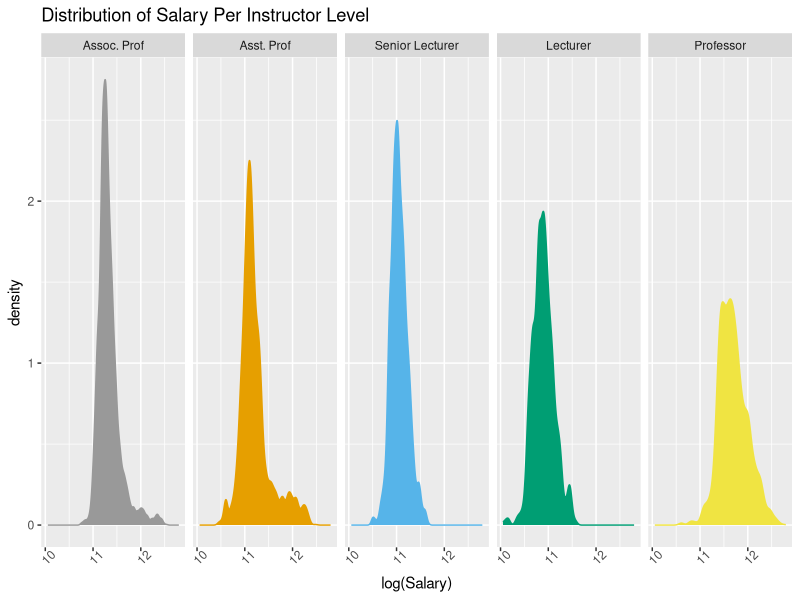
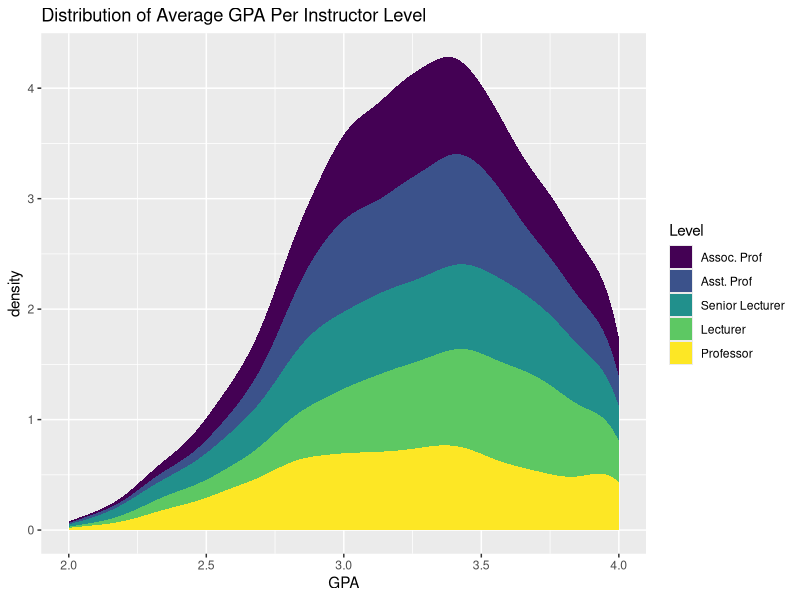

Write the R code that produced these figures, in order. (Note: this script raises an error after producing the figures.)
## ---- chunk 1
knitr::opts_chunk$set(echo = TRUE)

# library
library(tidyverse)
library(viridis)
library(broom)
library(MASS)
library(mgcv)
library(GGally)

# read in data + edits
df <- read.csv("master_file.csv")
depts <- read.csv("dept.csv")
df <- df %>%
  filter(gpaAverage >= 2) %>%
  filter(Course < 400) %>%
  mutate(
    Class = recode_factor(Class,"Associate Professor" = "Assoc. Prof", "Assistant Professor" = "Asst. Prof"),
    Level = round(Course,digits=-2)
  ) %>%
  filter(Level > 0) %>%
  inner_join(depts) %>% 
  dplyr::select(c(Name,Category,Class,nStudents,Salary,Year,gpaAverage,Level))
cb_palette = c("#999999", "#E69F00", "#56B4E9", "#009E73", "#F0E442", "#0072B2", "#D55E00", "#CC79A7")
## ---- chunk 2
ggplot(df,aes(x=log(Salary),fill=Class,color=Class)) +
  geom_density() + 
  facet_grid(~Class) +
  scale_color_manual(values=cb_palette) + 
  scale_fill_manual(values=cb_palette) + 
  theme(legend.position = "None",axis.text.x = element_text(angle = 45)) +
  ggtitle("Distribution of Salary Per Instructor Level")
  
ggplot(df,aes(x=gpaAverage,fill=Class)) + 
  stat_density() +
  scale_fill_viridis_d()  +
  ggtitle("Distribution of Average GPA Per Instructor Level") +
  xlab("GPA") + 
  labs(fill = "Level")

qplot(df$Level,stat="count",fill=df$Class,binwidth=40) +
  ggtitle("Instructor Breakdown by Course Levels") +
  xlab("Course Level") + 
  ylab("counts") + 
  scale_fill_viridis_d() +
  labs(fill = "Level")

ggplot(df,aes(x=Class,fill=Category)) + 
 stat_count() +
 scale_fill_manual(values=cb_palette) + 
 ggtitle("Breakdown of Departments and Instructor Type") +
 labs(fill = "Departments") +
 xlab("Instructor Level")
## ---- chunk 3
g1 <- df %>%
  group_by(Class,Year,Category,Level) %>%
  summarize(aveGPA=mean(gpaAverage),aveSalary=mean(Salary),sumStudents=sum(nStudents)) %>%
  ggplot(aes(x=aveGPA,y=log(aveSalary),color=sumStudents)) + 
  geom_point(size=2) +
  scale_color_viridis_c() +
  geom_smooth(method="rlm",se=FALSE,color="black") +
  ggtitle("Relationship Between GPA and Log of Salary and Number of Students") +
  xlab("GPA") +
  ylab("Log Salary") +
  facet_wrap(~Year)
g1
## ---- chunk 4
g2 <- df %>%
  group_by(Year) %>%
  summarise(aveGPA=mean(gpaAverage),aveSalary=mean(Salary)) %>%
  ggplot(aes(x=aveGPA,y=log(aveSalary),color=Year)) + 
  geom_point(size=2) +
  scale_color_viridis_c() +
  geom_smooth(method="rlm",se=FALSE,color="black") +
  ggtitle("Relationship Between GPA and Log of Salary in Years") +
  xlab("GPA") +
  ylab("Log Salary")
g2 
## ---- chunk 5
g3 <- df %>%
  dplyr::select(c(Salary,gpaAverage,Year,Class)) %>%
  group_by(Year,Class) %>%
  summarise(aveGPA=mean(gpaAverage),aveSalary=mean(log(Salary))) %>%
  ggplot(aes(x=Year,y=aveGPA,color=aveSalary)) +
  geom_smooth(method="rlm",se=FALSE,color="black")  +
    ggtitle("Relationship Between Salary and GPA per Instructor Level") +
    xlab("Year")  + 
    ylab("Average GPA") + 
    geom_point(size=2,alpha=.7) + 
    facet_grid(~Class)  +
    theme(axis.text.x = element_text(angle = 45)) +
    labs(color = "Salary") + 
    scale_color_viridis_c() 
g3
## ---- chunk 6
g4 <- df %>%
  dplyr::select(c(Salary,gpaAverage,Year,Class,Level)) %>%
  group_by(Level,Class,Year) %>%
  summarise(aveGPA=mean(gpaAverage),aveSalary=mean(Salary)) %>%
  ggplot(aes(x=aveGPA,y=log(aveSalary),color=Class)) +
    geom_point(alpha=.5,size=2) +
    geom_smooth(method="rlm",se=FALSE) +
    scale_color_viridis_d() + 
    ggtitle("Log Salary Over GPA By Course Level") +
    xlab("GPA") +
    ylab("Log Salary") +
  facet_grid(~Level)
g4
## ---- chunk 7
g5 <- df %>%
  dplyr::select(c(Salary,gpaAverage,Category,Year,Class,Level)) %>%
  group_by(Category,Year,Class,Level) %>%
  summarise(aveGPA=mean(gpaAverage),aveSalary=mean(Salary)) %>%
  ggplot(aes(x=aveGPA,y=log(aveSalary),color=Class)) +
    geom_point(alpha=.3) +
    geom_smooth(method="rlm",se=FALSE) +
    scale_color_viridis_d() + 
    ggtitle("Log Salary Over GPA By Department Level") +
    xlab("GPA") +
    ylab("Log Salary") + 
    facet_wrap(~Category)
g5
## ---- chunk 8
gam1.df1 <- augment(gam(Salary ~ gpaAverage, data = df))
gam1.df2 <- augment(gam(Salary ~ Level, data = df))
gam1.df3 <- augment(gam(Salary ~ Year, data = df))
gam1.df4 <- augment(gam(Salary ~ Class, data = df))
gam1.df5 <- augment(gam(Salary ~ Category, data = df))
gam1.df6 <- augment(gam(Salary ~ nStudents, data = df))

r1 <- var(gam1.df1$.fitted)/var(gam1.df1$Salary)
r2 <- var(gam1.df2$.fitted)/var(gam1.df2$Salary)
r3 <- var(gam1.df3$.fitted)/var(gam1.df3$Salary)
r4 <- var(gam1.df4$.fitted)/var(gam1.df4$Salary)
r5 <- var(gam1.df5$.fitted)/var(gam1.df5$Salary)
r6 <- var(gam1.df6$.fitted)/var(gam1.df6$Salary)

vars <- c("GPA","Course Level","Year","Instructor Level","Department","Number of Students")
explained.var <- c(r1,r2,r3,r4,r5,r6)
explained.var.df <- data.frame(vars,explained.var)

ggplot(explained.var.df,aes(x=reorder(vars,explained.var),y=explained.var,color=vars)) +
  geom_point(size=2) +
  scale_color_viridis_d() +
  ggtitle("Explained Variance Per Variable") +
  xlab("Variable") +
  ylab("Explained Variance") +
  theme(legend.position = "None")
## ---- chunk 9
gam2.df <- augment(gam(Salary ~ Class + Category, data = df))
gam3.df <- augment(gam(Salary ~ Class + Category + Level, data = df))
gam4.df <- augment(gam(Salary ~ Class + Category + Level + gpaAverage, data = df))
gam5.df <- augment(gam(Salary ~ Class + Category + Level + gpaAverage, data = df))

r2 <- var(gam2.df$.fitted)/var(gam2.df$Salary)
r3 <- var(gam3.df$.fitted)/var(gam3.df$Salary)
r4 <- var(gam4.df$.fitted)/var(gam4.df$Salary)
r5 <- var(gam5.df$.fitted)/var(gam5.df$Salary)
## ---- chunk 10
gams <- c("Gam 2","Gam 3","Gam 4","Gam 5")
explained.var <- c(r2,r3,r4,r5)
explained.var.df.gam <- data.frame(gams,explained.var)

ggplot(explained.var.df.gam,aes(x=gams,y=explained.var,color=gams)) +
  geom_point(size=2) +
  scale_color_viridis_d() +
  ggtitle("Explained Variance Per Gam Model") +
  xlab("Gam Model") +
  ylab("Explained Variance") +
  theme(legend.position = "None")
## ---- chunk 11
gg.gam2 <- 
  ggplot(data = gam2.df, aes(x = .fitted, y = Salary)) + 
  geom_point() + 
  ggtitle("Gam 2: Response vs. Fitted") + 
  geom_smooth(method = "loess")

gg.gam3 <- 
  ggplot(data = gam3.df, aes(x = .fitted, y = Salary)) + 
  geom_point() + 
  ggtitle("Gam 3: Response vs. Fitted") + 
  geom_smooth(method = "loess")

gg.gam4 <- 
  ggplot(data = gam4.df, aes(x = .fitted, y = Salary)) + 
  geom_point() + 
  ggtitle("Gam 4: Response vs. Fitted") + 
  geom_smooth(method = "loess")

gg.gam5 <- 
  ggplot(data = gam5.df, aes(x = .fitted, y = Salary)) + 
  geom_point() + 
  ggtitle("Gam 5: Response vs. Fitted") + 
  geom_smooth(method = "loess")

gg.gam2
gg.gam3
gg.gam4
gg.gam5
## ---- chunk 12
gam2 <- ggplot(data = gam2.df, aes(x = .resid)) + geom_histogram(binwidth = 40) + ggtitle("Gam 2: Residuals")
gam3 <- ggplot(data = gam3.df, aes(x = .resid)) + geom_histogram(binwidth = 40) + ggtitle("Gam 3: Residuals")
gam4 <- ggplot(data = gam4.df, aes(x = .resid)) + geom_histogram(binwidth = 40) + ggtitle("Gam 4: Residuals")
gam5 <- ggplot(data = gam5.df, aes(x = .resid)) + geom_histogram(binwidth = 40) + ggtitle("Gam 5: Residuals")

gam2
gam3
gam4
gam5
## ---- chunk 13
g1 <- ggplot(df,aes(x=gpaAverage,fill=Class)) + 
  stat_density() +
  scale_fill_viridis_d() +
  ggtitle("Distribution of Average GPA Per Class")

g2 <- df %>%
  group_by(Class) %>%
  ggplot(aes(x=gpaAverage,y=Salary,color=Class)) +
  geom_point(alpha=.1) + 
  geom_smooth(se=FALSE) +
  xlab("GPA") +
  ylab("Salary") +
  ggtitle("Average GPA and Average Salary Per Class Type")

g3 <- df %>%
  group_by(Class,Year) %>%
  ggplot(aes(x=gpaAverage,y=Salary,color=Class)) +
  geom_point(alpha=.1) + 
  geom_smooth(se=FALSE) +
  xlab("GPA") +
  ylab("Salary") +
  ggtitle("Average GPA and Average Salary Per Class Type") +
  facet_wrap(~Year)
  
#g1
#g2
#g3
